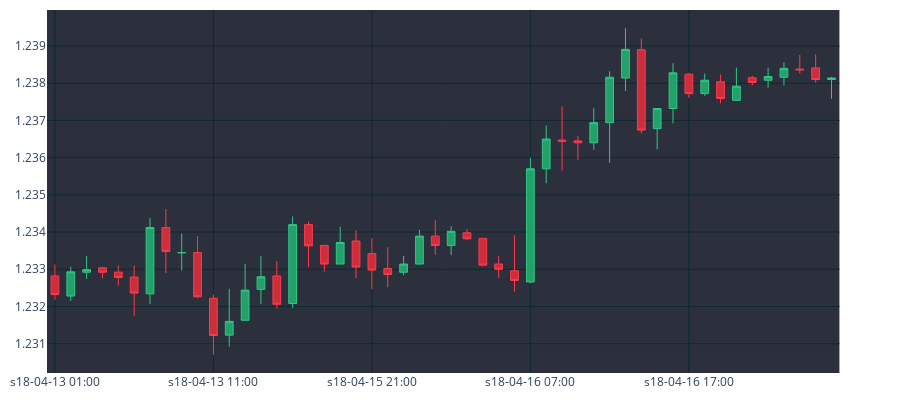

The notebook cell this image was saved under:
### Code cell
print(df_m5[df_m5.index==1353])
df_plot=df_an.iloc[100:150]
cp=CandlePlot(df_plot, candles=True)

cp.show_plot()
